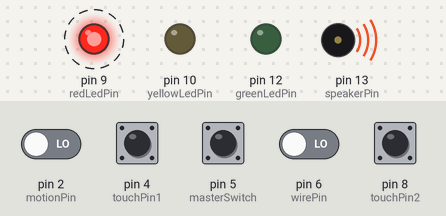
This sketch was run on a simulated Arduino Uno, built with avr-gcc and run on an emulated ATmega328P. Parts: output pins drawn as LEDs (lit = HIGH), buzzer (waves = sounding, pin HIGH). Dashed ring = blinking. The test bench sets the inputs (shaded band); at power-on: pin 5 (masterSwitch) HIGH, pin 2 (motionPin), pin 4 (touchPin1), pin 6 (wirePin), pin 8 (touchPin2) LOW.

Above: at 1.27 s.
1.3 s: pin 2 (motionPin) driven HIGH
At 2.4 s:
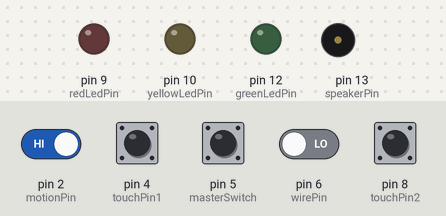
2.9 s: pin 5 (masterSwitch) pulled LOW for 0.15 s
At 2.97 s:
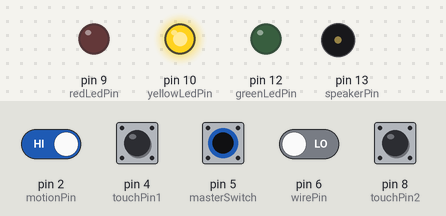
4.5 s: pin 4 (touchPin1) pulled HIGH for 1 s
At 5.9 s:
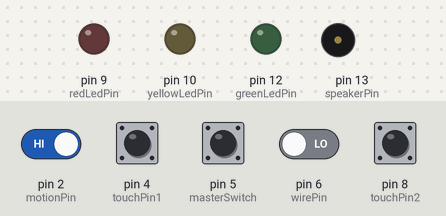
7.5 s: pin 6 (wirePin) driven HIGH
At 7.72 s:
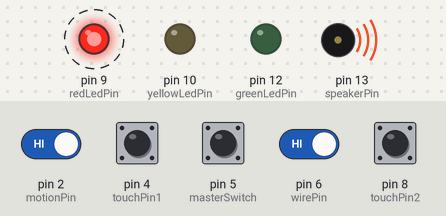
10.5 s: pin 6 (wirePin) driven LOW
12.0 s: pin 2 (motionPin) driven LOW
At 12.22 s:
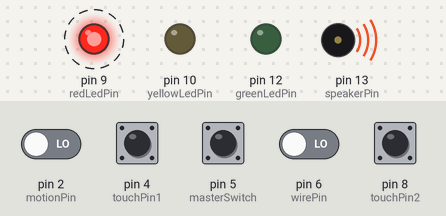
Timing chart, 0 to 16.0 s (numbered marks = the images above; inputs shaded):
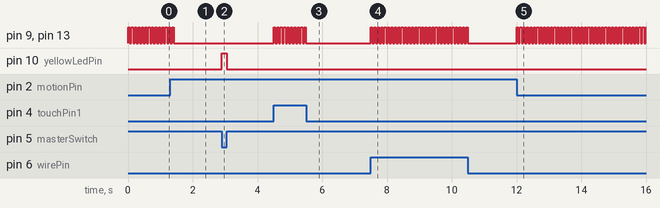

The sketch:

FINAL_PROJECT.ino
```cpp
int speakerPin = 13;
int redLedPin = 9;
int yellowLedPin = 10;
int greenLedPin = 12;

int wirePin = 6;
//int proximityInput = 7;
//int proximityOutput = 8;
int touchPin1 = 4;
int touchPin2 = 8;
int motionPin = 2;
int masterSwitch = 5;

boolean currentButton = LOW;
boolean lastButton = LOW;
boolean motionState = LOW;
boolean armed = true;

void setup() {
  pinMode(speakerPin, OUTPUT);
  pinMode(redLedPin, OUTPUT);
  pinMode(yellowLedPin, OUTPUT);
  pinMode(greenLedPin, OUTPUT);
  pinMode(wirePin, INPUT);
  //pinMode(proximityInput, INPUT); //echo
  //pinMode(proximityOutput, OUTPUT); //trig
  pinMode(touchPin1, INPUT);
  pinMode(touchPin2, INPUT);
  pinMode(motionPin, INPUT);
  pinMode(masterSwitch, INPUT);
  Serial.begin(9600);
}

boolean debounce(boolean last, int pin) {
  boolean current = digitalRead(pin);
  if (last != current) {
    delay(5);
    current = digitalRead(pin);
  }
  return current;
}

void alarm() {
  digitalWrite(yellowLedPin, LOW);
  digitalWrite(redLedPin, HIGH);
  analogWrite(speakerPin, 150);
  delay(50);
  digitalWrite(redLedPin, LOW);
  analogWrite(speakerPin, 0);
  delay(50);
}

/*boolean proximitySensor() {
  digitalWrite(proximityOutput, LOW);
  delayMicroseconds(2);
  digitalWrite(proximityOutput, HIGH);
  delayMicroseconds(10);
  digitalWrite(proximityInput, LOW);

  float duration = pulseIn(proximityInput, HIGH);
  float distance = duration * 0.034 / 2;
  constrain(distance, 0, 30);
  delay(50);
  if (distance < 5) {
    return true;
  }
  return false;
}*/

boolean motionSensor() {
  int motionVal = digitalRead(motionPin);
  if (motionVal == HIGH) {
    if (motionState == LOW) {
      motionState = HIGH;
      return true;
    }
  } else {
    if (motionState == HIGH) {
      motionState = LOW;
      return false;
    }
  }
}

boolean wireLoop() {
  if (digitalRead(wirePin) == HIGH) {
    return true;
  }
  return false;
}

boolean touchSensor(int touchPin) {
  if (digitalRead(touchPin) == HIGH) {
    return true;
  }
  return false;
}

boolean armSystem() {
  currentButton = debounce(lastButton, masterSwitch);
  if (lastButton != currentButton) {
    return true;
  }
  lastButton = currentButton;
  return false;
}

void loop() {
  while (!armed) {
    alarm();
    armed = armSystem();
  }
  while (armed) {
    digitalWrite(yellowLedPin, !digitalRead(masterSwitch));
    digitalWrite(redLedPin, LOW);
    digitalWrite(speakerPin, LOW);
    if (touchSensor(touchPin2) || motionSensor() || wireLoop() || touchSensor(touchPin1)) {
      armed = false;
    }
  }
}
```

Measured:
- after the input at 1.3 s, pin 9 (redLedPin), pin 13 (speakerPin): goes on until 1.4 s, then stays LOW
- after the input at 2.9 s, pin 10 (yellowLedPin): LOW → HIGH at once, → LOW 0.15 s later
- after the input at 4.5 s, pin 9 (redLedPin), pin 13 (speakerPin): alternates HIGH for 0.05 s and LOW for 0.06 s, 20 changes in all, then stays LOW, starting at once
- after the input at 7.5 s, pin 9 (redLedPin), pin 13 (speakerPin): alternates HIGH for 0.05 s and LOW for 0.06 s, starting at once
- after the input at 10.5 s, pin 9 (redLedPin), pin 13 (speakerPin): stops changing and stays LOW
- after the input at 12.0 s, pin 9 (redLedPin), pin 13 (speakerPin): alternates HIGH for 0.05 s and LOW for 0.06 s, starting at once
- by itself, pin 9 (redLedPin), pin 13 (speakerPin): alternates HIGH for 0.05 s and LOW for 0.06 s
